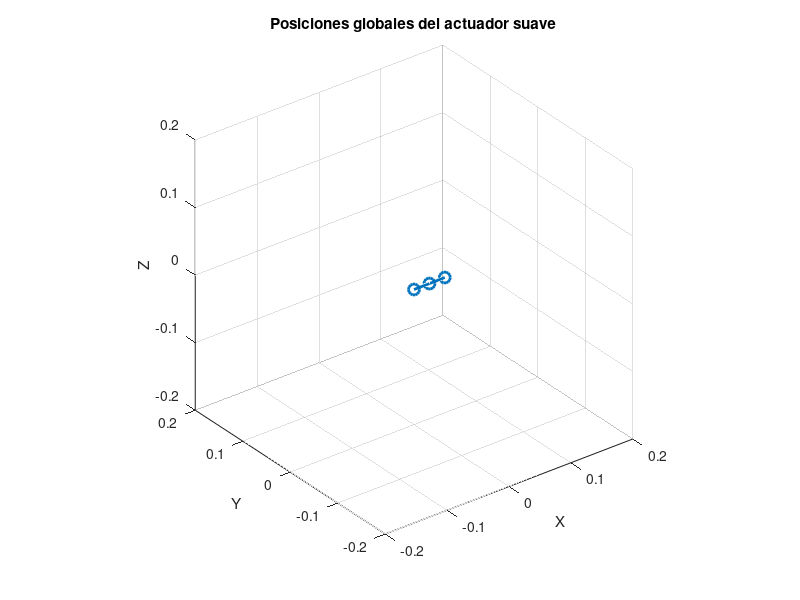

The MATLAB script that drew this image:
% Parámetros del actuador
length_actuator = 100e-3; % Longitud total del actuador en metros
num_segments = 2; % Número de segmentos para discretizar el actuador
segment_length = length_actuator / num_segments;

% Deformación y curvatura (ejemplo)
epsilon = 0.5; % Elongación (adimensional)
kappa = pi / 10; % Curvatura (radianes por metro)

% Inicialización de la matriz de transformación homogénea global
T_global = eye(4);

% Vector para almacenar las posiciones globales de cada segmento
positions = zeros(num_segments + 1, 3);

% Transformación a lo largo del actuador
for i = 1:num_segments
    % Matriz de rotación para el segmento i
    R = [cos(kappa * segment_length) -sin(kappa * segment_length) 0;
         sin(kappa * segment_length)  cos(kappa * segment_length) 0;
         0 0 1];
     
    % Vector de traslación para el segmento i
    d = [epsilon * segment_length; 0; 0];
    
    % Matriz de transformación homogénea para el segmento i
    T = [R d; 0 0 0 1];
    
    % Actualizar la matriz de transformación global
    T_global = T_global * T;
    
    % Almacenar la posición global del extremo del segmento i
    positions(i+1, :) = T_global(1:3, 4)';
end

% Visualización de las posiciones
figure;
plot3(positions(:, 1), positions(:, 2), positions(:, 3), '-o', 'LineWidth', 2, 'MarkerSize', 8);
xlabel('X');
ylabel('Y');
zlabel('Z');
title('Posiciones globales del actuador suave');
grid on;
axis equal;
xlim([-0.2 0.2]); % Ajustar los límites de los ejes para mejor visualización
ylim([-0.2 0.2]);
zlim([-0.2 0.2]);